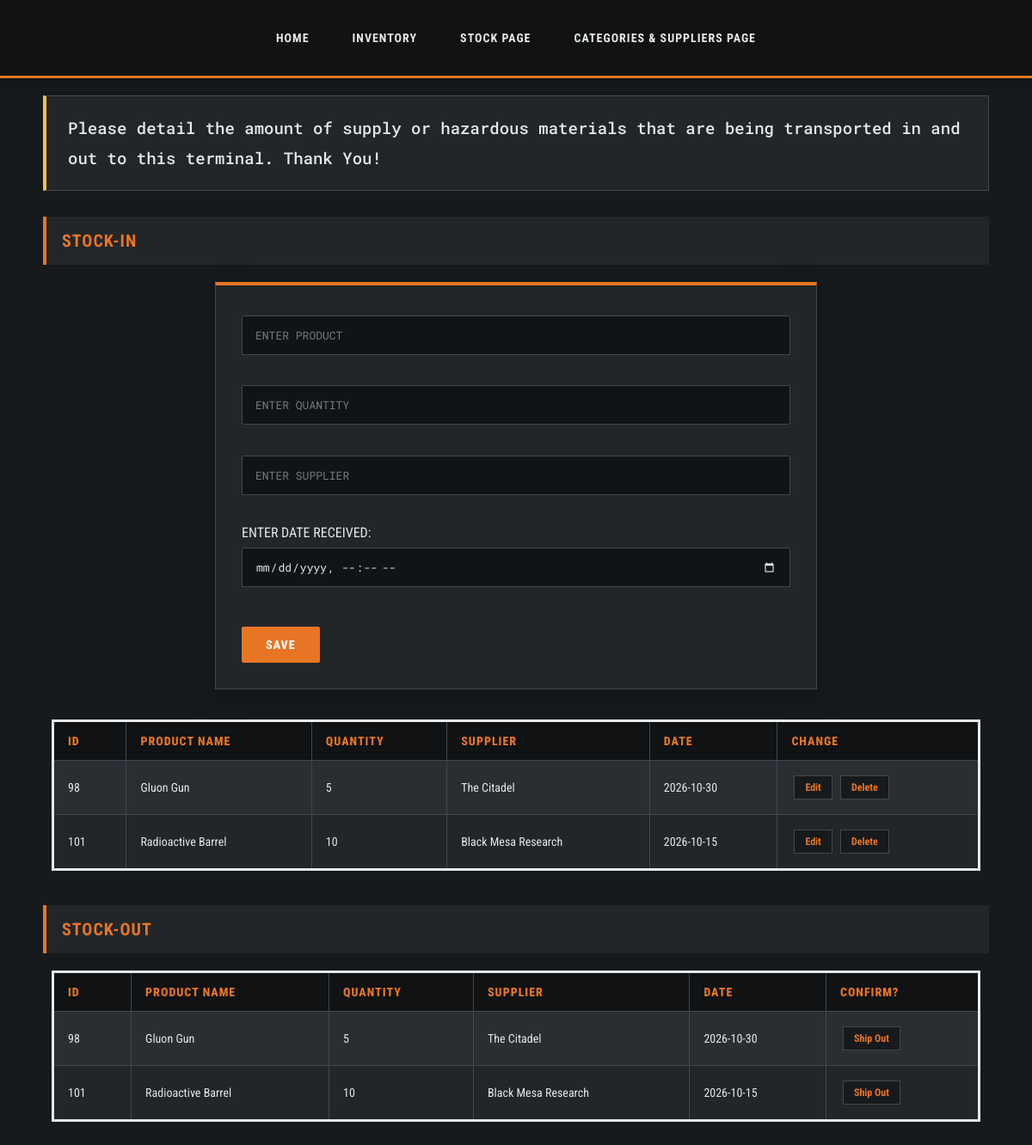
Before: /stock.php with the older database file.
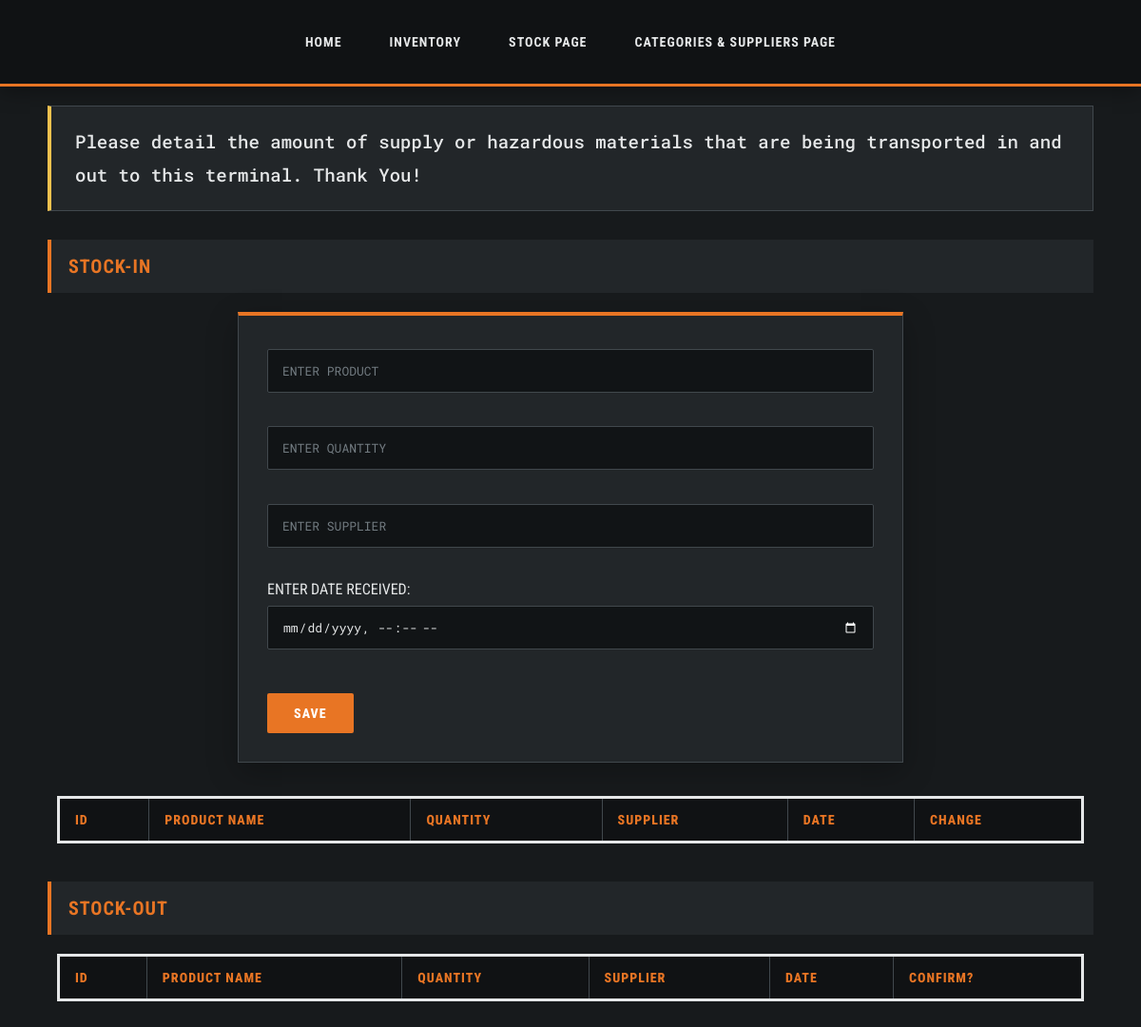
After: the same page with the newer database file.
### tables this page shows
CREATE TABLE `students` (
  `id` int(10) NOT NULL,
  `firstname` varchar(100) NOT NULL,
  `lastname` int(10) NOT NULL,
  `email` varchar(255) NOT NULL,
  `date` date NOT NULL
);

### stock.php (the view, shortened to what this page needs)
<html lang="en">
<head>
    <link rel="stylesheet" href="style.css">
</head>
    <body>
        <nav>
            <a href="index.php">HOME</a>
            <a href="inventlog.php">INVENTORY</a>
            <a href="stock.php">STOCK PAGE</a>
            <a href="supplier.php">CATEGORIES & SUPPLIERS PAGE</a>
        </nav>
        <h2>Please detail the amount of supply or hazardous materials that are being transported in and out to this terminal. Thank You!</h2>
        <section class="stock-in section">
        <h3>STOCK-IN</h3>
        <form action="create.php" method="post">
            <input type="text" name="firstname" placeholder="ENTER PRODUCT"><br><br>
            <input type="text" name="lastname" placeholder="ENTER QUANTITY"><br><br>
            <input type="text" name="email" placeholder="ENTER SUPPLIER"><br><br>
            <label>ENTER DATE RECEIVED: </label>
            <input type="datetime-local" name="date"><br><br>
            <input type="submit" value="Save">
        </form>
        <?php
            $con = mysqli_connect ("localhost", "root" , "" , "my_students");
            $result = mysqli_query($con, "SELECT * FROM students");
        ?>
        <table style="border: solid;">
            <th>ID</th>
            <th>Product Name</th>
            <th>Quantity</th>
            <th>Supplier</th>
            <th>Date</th>
            <th>Change</th>
            <?php while ($row = mysqli_fetch_assoc($result)) { ?>
        <tr>
            <td><?php echo $row['id']; ?></td>
            <td><?php echo $row['firstname']; ?></td>
            <td><?php echo $row['lastname']; ?></td>
            <td><?php echo $row['email']; ?></td>
            <td><?php echo $row['date']; ?></td>
            <td>
                <a href="edit.php?id=<?php echo $row['id']; ?>">Edit</a>
                <a href="delete.php?id=<?php echo $row['id']; ?>">Delete</a>
            </td>
        </tr>
        <?php } ?>
        </table>
    </section>
    <section class="stock-section">
        <h3>STOCK-OUT</h3>
        <div class="table-container">
        <?php
            $con = mysqli_connect ("localhost", "root" , "" , "my_students");
            $result = mysqli_query($con, "SELECT * FROM students");
        ?>
        <table style="border: solid;">
            <th>ID</th>
            <th>Product Name</th>
            <th>Quantity</th>
            <th>Supplier</th>
            <th>Date</th>
            <th>Confirm?</th>
            <?php while ($row = mysqli_fetch_assoc($result)) { ?>
        <tr>
            <td><?php echo $row['id']; ?></td>
            <td><?php echo $row['firstname']; ?></td>
            <td><?php echo $row['lastname']; ?></td>
            <td><?php echo $row['email']; ?></td>
            <td><?php echo $row['date']; ?></td>
            <td>
                <a href="create3.php?id=<?php echo $row['id']; ?>" >Ship Out</a>
            </td>
        </tr>
        <?php } ?>
    </body>
</html>

Changed rows visible on the page:
removed students: id "98", firstname "Gluon Gun", lastname "5", email "The Citadel", date "2026-10-30"
removed students: id "101", firstname "Radioactive Barrel", lastname "10", email "Black Mesa Research", date "2026-10-15"
